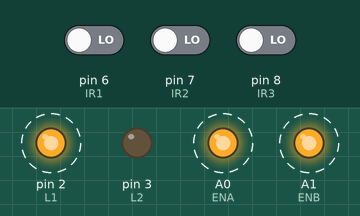
Simulated run of this program. Board: Arduino Nano, built with avr-gcc and run on an emulated ATmega328P. On the bench: output pins drawn as LEDs (lit = HIGH). Dashed ring = blinking. The test bench sets the inputs (shaded band); at power-on: pin 6 (IR1) LOW, pin 7 (IR2) LOW, pin 8 (IR3) LOW. Pins used as bus, display or sensor lines are not drawn.

Above: at 0.9 s.
1.3 s: pin 6 (IR1) driven HIGH
At 1.6 s:
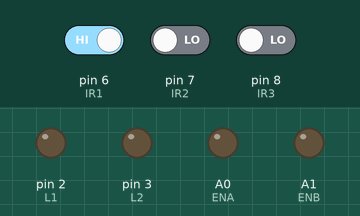
4.3 s: pin 7 (IR2) driven HIGH
At 4.7 s:
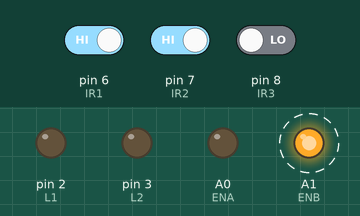
7.3 s: pin 7 (IR2) driven LOW
At 7.5 s:
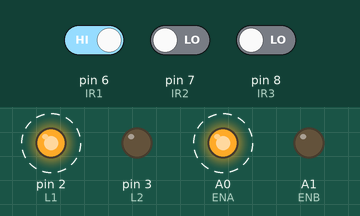
10.3 s: pin 8 (IR3) driven HIGH
At 10.9 s:
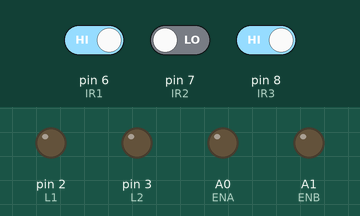
11.9 s: pin 8 (IR3) driven LOW
At 12.3 s:
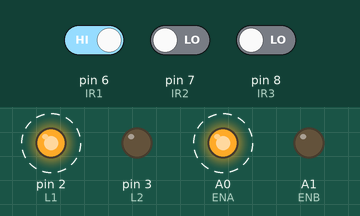
Timing chart, 0 to 15.9 s (numbered marks = the images above; inputs shaded):
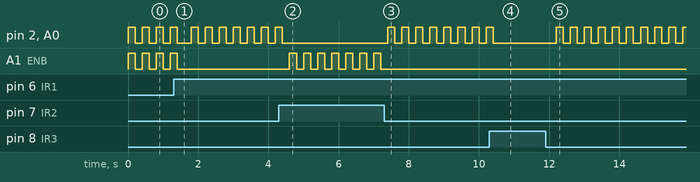

Measured:
- after the input at 1.3 s, A1 (ENB): goes on until 1.4 s, then stays LOW
- after the input at 4.3 s, pin 2 (L1), A0 (ENA): goes on until 4.4 s, then stays LOW; A1 (ENB): alternates HIGH for 0.20 s and LOW for 0.20 s, starting after 0.30 s
- after the input at 7.3 s, pin 2 (L1), A0 (ENA): alternates HIGH for 0.20 s and LOW for 0.20 s, starting after 0.10 s; A1 (ENB): stops changing and stays LOW
- after the input at 10.3 s, pin 2 (L1), A0 (ENA): goes on until 10.4 s, then stays LOW
- after the input at 11.9 s, pin 2 (L1), A0 (ENA): alternates HIGH for 0.20 s and LOW for 0.20 s, starting after 0.30 s
- by itself, pin 2 (L1), A0 (ENA): repeats every 0.40 s: HIGH 0.20 s, LOW 0.20 s
- by itself, A1 (ENB): alternates HIGH for 0.20 s and LOW for 0.20 s

The program:

main.cpp
```cpp
#include <Arduino.h>

const int L1 = 2;
const int L2 = 3;
const int R1 = 4;
const int R2 = 5;
const int ENA = A0;
const int ENB = A1;
const int IR1 = 6;
const int IR2 = 7;
const int IR3 = 8;
const int UR1 = 9;

const int SPEED = 200;
const int T_DELAY = 200;
int slowmode = 0;
void setup() {
  Serial.begin(9600);
  pinMode(L1,OUTPUT);
  pinMode(L2,OUTPUT);
  pinMode(R1,OUTPUT);
  pinMode(R2,OUTPUT);
  pinMode(ENA,OUTPUT);
  pinMode(ENB,OUTPUT);
  pinMode(IR1,INPUT);
  pinMode(IR2,INPUT);
  pinMode(IR3,INPUT);
  pinMode(UR1,INPUT);
}
const void controlx(int A, int B){
  analogWrite(ENA, abs(A));
  analogWrite(ENB, abs(B));
  digitalWrite(L1, A>0?HIGH:LOW);
  digitalWrite(L2, A<0?HIGH:LOW);
  digitalWrite(R1, B>0?HIGH:LOW);
  digitalWrite(R2, B<0?HIGH:LOW);
}
const void printmap(){
  Serial.print(digitalRead(IR1));
  Serial.print(digitalRead(IR2));
  Serial.print(digitalRead(IR3));
  Serial.print(' ');
  Serial.print(digitalRead(UR1));
  Serial.print('\n');
}
const void modeSW(const int X){ controlx(0,0);slowmode=X; delay(T_DELAY); }

void loop() {
  if(digitalRead(IR2)){
    if(digitalRead(IR1) && digitalRead(IR3)){
      if(slowmode){modeSW(0);} controlx(SPEED,SPEED);
    } else if(digitalRead(IR1) && !digitalRead(IR3)){
      if(!slowmode){modeSW(1);} controlx(0,SPEED);
    } else if(!digitalRead(IR1) && digitalRead(IR3)){
      if(!slowmode){modeSW(1);} controlx(SPEED,0);
    } else if(!digitalRead(IR1) && !digitalRead(IR3)){
      if(slowmode){modeSW(0);} controlx(SPEED,SPEED);
    }
  } else {
    if(digitalRead(IR1) && digitalRead(IR3)){
      controlx(0,0);
    } else if(digitalRead(IR1) && !digitalRead(IR3)){
      if(!slowmode){modeSW(1);} controlx(SPEED,0);
    } else if(!digitalRead(IR1) && digitalRead(IR3)){
      if(!slowmode){modeSW(1);} controlx(0,SPEED);
    } else if(!digitalRead(IR1) && !digitalRead(IR3)){
      if(slowmode){modeSW(0);} controlx(SPEED,SPEED);
    }
  }
  delay(T_DELAY);
  controlx(0,0);
  delay(T_DELAY);
}
```
